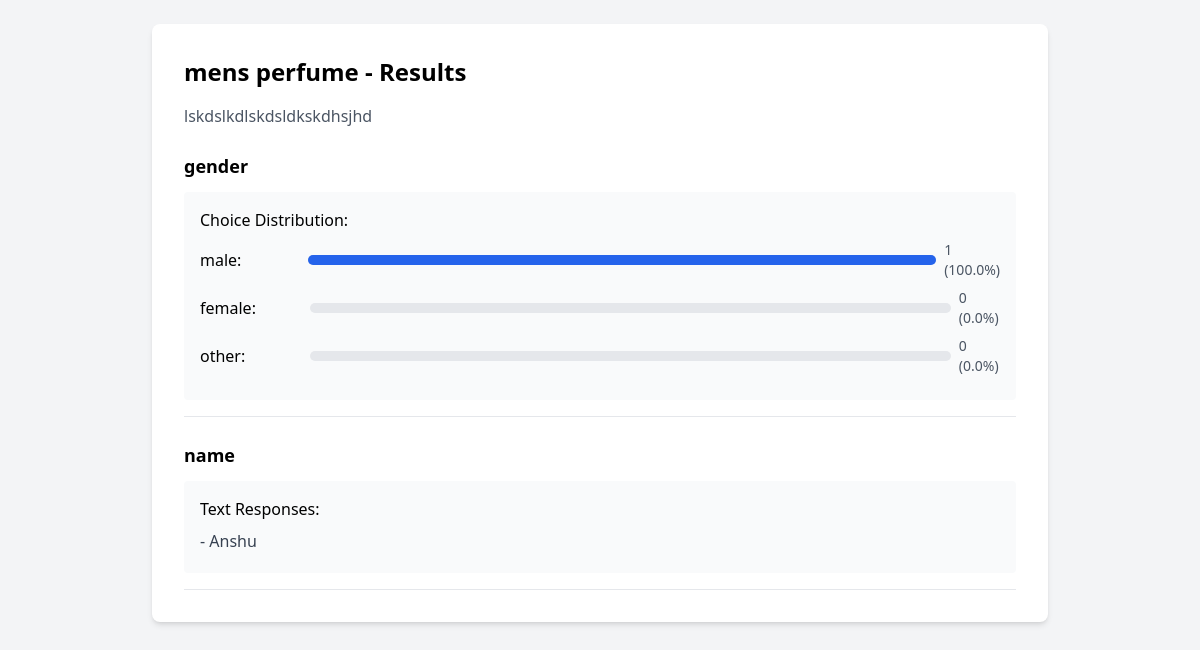
The app's page /survey/survey/3/results/ (signed in) with its own data.
### surveys/models.py (models this page shows, shortened)
class Survey(models.Model):
    title = models.CharField(max_length=200)
    description = models.TextField(blank=True, null=True)
    user = models.ForeignKey(
        settings.AUTH_USER_MODEL,
        on_delete=models.CASCADE,
        related_name='surveys',
        null=True  # Allow existing surveys to remain
    )
    created_at = models.DateTimeField(auto_now_add=True)
    updated_at = models.DateTimeField(auto_now=True)
    unique_link = models.CharField(max_length=16, unique=True, blank=True)
    external_link = models.CharField(max_length=16, unique=True, blank=True, null=True)
    max_external_responses = models.PositiveIntegerField(null=True, blank=True)
    external_response_count = models.PositiveIntegerField(default=0)
    is_active = models.BooleanField(default=True)  # New field to track survey activation status
    expiry_datetime = models.DateTimeField(null=True, blank=True)
    is_expired = models.BooleanField(default=False)
    points = models.IntegerField(default=0)

class Question(models.Model):
    QUESTION_TYPES = [
        ('text', 'Text'),
        ('multiple_choice', 'Multiple Choice'),
        ('checkbox', 'Checkbox'),
        ('radio', 'Radio'),
    ]
    survey = models.ForeignKey(Survey, related_name='questions', on_delete=models.CASCADE)
    text = models.TextField()
    question_type = models.CharField(max_length=20, choices=QUESTION_TYPES)

class Choice(models.Model):
    question = models.ForeignKey(Question, related_name='choices', on_delete=models.CASCADE)
    text = models.CharField(max_length=200)
    is_eligibility_flag = models.BooleanField(default=False)  # New field to mark eligibility

class Answer(models.Model):
    response = models.ForeignKey(Response, related_name='answers', on_delete=models.CASCADE)
    question = models.ForeignKey(Question, on_delete=models.CASCADE)
    text_answer = models.TextField(blank=True, null=True)
    choice_answer = models.ForeignKey(Choice, null=True, blank=True, on_delete=models.SET_NULL)

### surveys/views.py (the view)
# urls.py: path('survey/<int:survey_id>/results/', SurveyResultsView.as_view(), name='survey_results'),
class SurveyResultsView(LoginRequiredMixin, View):
    def get(self, request, survey_id):
        survey = get_object_or_404(Survey, id=survey_id, user=request.user)
        responses = survey.responses.all()
        results = {}
        for question in survey.questions.all():
            question_results = {
                'text': question.text,
                'type': question.question_type,
                'responses': []
            }
            if question.question_type == 'text':
                text_responses = []
                for response in responses:
                    try:
                        answer = response.answers.get(question=question)
                        if answer.text_answer:
                            text_responses.append(answer.text_answer)
                    except Answer.DoesNotExist:
                        pass
                question_results['responses'] = text_responses
            elif question.question_type in ['multiple_choice', 'checkbox', 'radio']:
                choice_counts = {}
                total_responses = responses.filter(answers__question=question).count()
                for choice in question.choices.all():
                    choice_count = responses.filter(answers__question=question, answers__choice_answer=choice).count()
                    choice_counts[choice.text] = {
                        'count': choice_count,
                        'percentage': (choice_count / total_responses * 100) if total_responses > 0 else 0
                    }
                question_results['choices'] = choice_counts
            results[question.id] = question_results
        return render(request, 'surveys/survey_results.html', {
            'survey': survey,
            'results': results
        })

### templates/surveys/survey_results.html (shortened to what this page needs)
<!DOCTYPE html>
<html lang="en">
<head>
    <script src="https://cdn.tailwindcss.com"></script>
</head>
<body class="bg-gray-100 p-6">
    <div class="max-w-4xl mx-auto bg-white p-8 rounded-lg shadow-md">
        <h1 class="text-2xl font-bold mb-4">{{ survey.title }} - Results</h1>
        <p class="text-gray-600 mb-6">{{ survey.description }}</p>
        <div class="space-y-6">
            {% for question_id, result in results.items %}
            <div class="border-b pb-4">
                <h2 class="text-lg font-semibold mb-3">{{ result.text }}</h2>
                {% if result.type == 'text' %}
                <div class="bg-gray-50 p-4 rounded">
                    <h3 class="font-medium mb-2">Text Responses:</h3>
                    {% for response in result.responses %}
                        <p class="text-gray-700 mb-1">- {{ response }}</p>
                    {% endfor %}
                </div>
                {% elif result.type == 'multiple_choice' or result.type == 'checkbox' or result.type == 'radio' %}
                <div class="bg-gray-50 p-4 rounded">
                    <h3 class="font-medium mb-2">Choice Distribution:</h3>
                    {% for choice, data in result.choices.items %}
                    <div class="flex items-center mb-2">
                        <span class="mr-2 w-32">{{ choice }}:</span>
                        <div class="w-full bg-gray-200 rounded-full h-2.5">
                            <div class="{% if result.type == 'multiple_choice' or result.type == 'radio' %}bg-blue-600{% else %}bg-green-600{% endif %} h-2.5 rounded-full"
                                 style="width: {{ data.percentage|floatformat:2 }}%">
                            </div>
                        </div>
                        <span class="ml-2 text-sm text-gray-600">
                            {{ data.count }} ({{ data.percentage|floatformat:1 }}%)
                        </span>
                    </div>
                    {% endfor %}
                </div>
                {% endif %}
            </div>
            {% endfor %}
        </div>
    </div>
</body>
</html>

### records on screen
Survey: title "mens perfume", description "lskdslkdlskdsldkskdhsjhd"
Question: text "gender", question_type "radio" (drawn)
Choice: choices "male"
Choice: choices "female"
Choice: choices "other"
Question: text "name"
Answer: responses "Anshu"

### other values on screen
{{ data.count }} "1" "0" "0"
{{ data.percentage|floatformat:1 }} "100.0" "0.0" "0.0"
